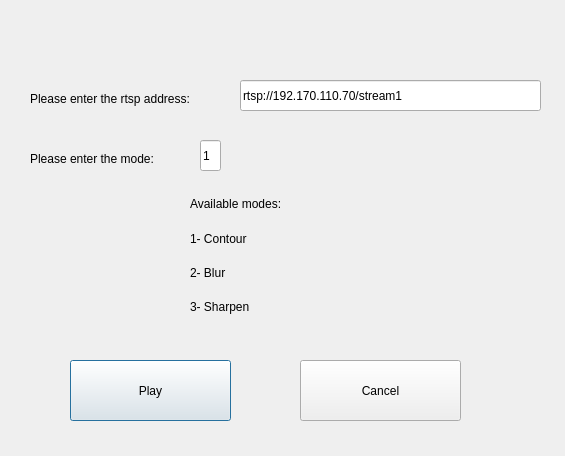
<?xml version="1.0" encoding="UTF-8"?>
<ui version="4.0">
 <class>Login</class>
 <widget class="QDialog" name="Login">
  <property name="geometry">
   <rect>
    <x>0</x>
    <y>0</y>
    <width>565</width>
    <height>456</height>
   </rect>
  </property>
  <property name="windowTitle">
   <string>Dialog</string>
  </property>
  <widget class="QPushButton" name="btn_play">
   <property name="geometry">
    <rect>
     <x>70</x>
     <y>360</y>
     <width>161</width>
     <height>61</height>
    </rect>
   </property>
   <property name="text">
    <string>Play</string>
   </property>
  </widget>
  <widget class="QPushButton" name="btn_cancel">
   <property name="geometry">
    <rect>
     <x>300</x>
     <y>360</y>
     <width>161</width>
     <height>61</height>
    </rect>
   </property>
   <property name="text">
    <string>Cancel</string>
   </property>
  </widget>
  <widget class="QLineEdit" name="lineEdit">
   <property name="geometry">
    <rect>
     <x>240</x>
     <y>80</y>
     <width>301</width>
     <height>31</height>
    </rect>
   </property>
   <property name="text">
    <string>rtsp://192.170.110.70/stream1</string>
   </property>
  </widget>
  <widget class="QLabel" name="label">
   <property name="geometry">
    <rect>
     <x>30</x>
     <y>90</y>
     <width>211</width>
     <height>17</height>
    </rect>
   </property>
   <property name="text">
    <string>Please enter the rtsp address:</string>
   </property>
  </widget>
  <widget class="QLabel" name="label_2">
   <property name="geometry">
    <rect>
     <x>30</x>
     <y>150</y>
     <width>161</width>
     <height>17</height>
    </rect>
   </property>
   <property name="text">
    <string>Please enter the mode:</string>
   </property>
  </widget>
  <widget class="QLineEdit" name="mode">
   <property name="geometry">
    <rect>
     <x>200</x>
     <y>140</y>
     <width>21</width>
     <height>31</height>
    </rect>
   </property>
   <property name="text">
    <string>1</string>
   </property>
  </widget>
  <widget class="QWidget" name="">
   <property name="geometry">
    <rect>
     <x>190</x>
     <y>190</y>
     <width>161</width>
     <height>131</height>
    </rect>
   </property>
   <layout class="QVBoxLayout" name="verticalLayout">
    <item>
     <widget class="QLabel" name="label_3">
      <property name="text">
       <string>Available modes:</string>
      </property>
     </widget>
    </item>
    <item>
     <widget class="QLabel" name="label_6">
      <property name="text">
       <string>1- Contour</string>
      </property>
     </widget>
    </item>
    <item>
     <widget class="QLabel" name="label_5">
      <property name="text">
       <string>2- Blur</string>
      </property>
     </widget>
    </item>
    <item>
     <widget class="QLabel" name="label_4">
      <property name="text">
       <string>3- Sharpen</string>
      </property>
     </widget>
    </item>
   </layout>
  </widget>
 </widget>
 <resources/>
 <connections/>
</ui>
